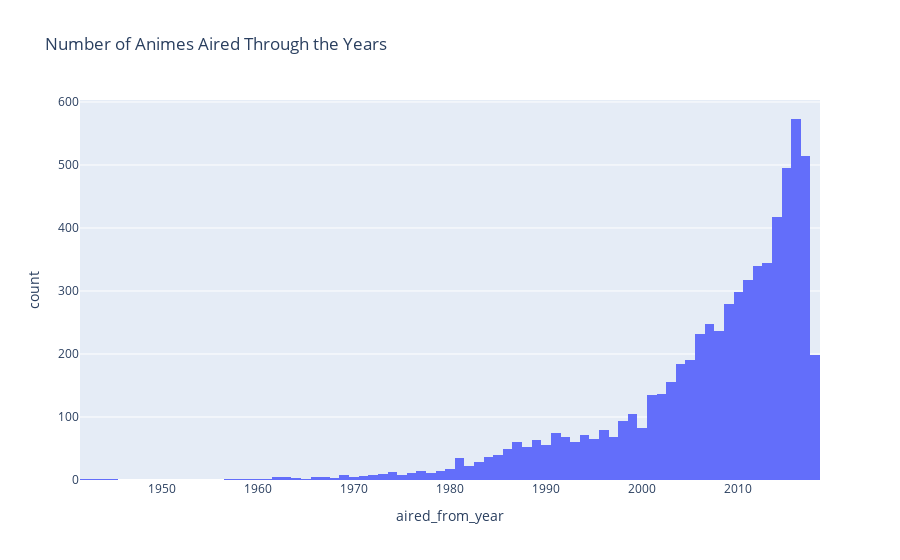

Notebook code cell kept with this figure:
### Code cell
# Displaying the number of animes aired through the years
fig = px.histogram(anime_data, x="aired_from_year", 
                   title='Number of Animes Aired Through the Years')

# Show the plot
fig.show()

### Figure 1 — Plotly figure (JSON) as saved in the notebook; plotly's stock layout.template omitted (floating-point values rounded to 4 significant figures; data arrays with more than 128 entries replaced by an {"elided": "..."} marker saying what was removed)
{"data": [{"alignmentgroup": "True", "bingroup": "x", "hovertemplate": "aired_from_year=%{x}<br>count=%{y}<extra></extra>", "legendgroup": "", "marker": {"color": "#636efa", "pattern": {"shape": ""}}, "name": "", "offsetgroup": "", "orientation": "v", "showlegend": false, "type": "histogram", "x": {"elided": "6668 int values"}, "xaxis": "x", "yaxis": "y"}], "layout": {"barmode": "relative", "legend": {"tracegroupgap": 0}, "title": {"text": "Number of Animes Aired Through the Years"}, "xaxis": {"anchor": "y", "domain": [0, 1], "title": {"text": "aired_from_year"}}, "yaxis": {"anchor": "x", "domain": [0, 1], "title": {"text": "count"}}}}
